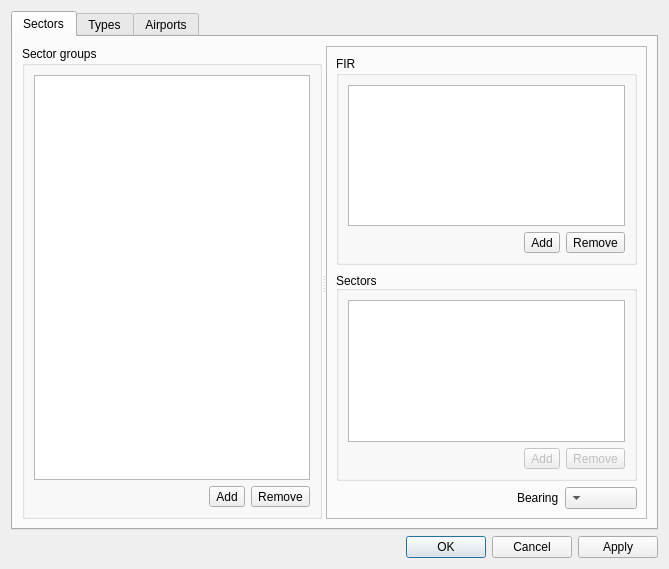
<?xml version="1.0" encoding="UTF-8"?>
<ui version="4.0">
 <class>Sectoring</class>
 <widget class="QDialog" name="Sectoring">
  <property name="geometry">
   <rect>
    <x>0</x>
    <y>0</y>
    <width>669</width>
    <height>569</height>
   </rect>
  </property>
  <property name="sizePolicy">
   <sizepolicy hsizetype="Preferred" vsizetype="Preferred">
    <horstretch>0</horstretch>
    <verstretch>0</verstretch>
   </sizepolicy>
  </property>
  <property name="windowTitle">
   <string>Sectoring</string>
  </property>
  <layout class="QVBoxLayout" name="verticalLayout_6">
   <property name="sizeConstraint">
    <enum>QLayout::SetDefaultConstraint</enum>
   </property>
   <item>
    <widget class="QTabWidget" name="tabWidget">
     <property name="sizePolicy">
      <sizepolicy hsizetype="Expanding" vsizetype="Expanding">
       <horstretch>0</horstretch>
       <verstretch>0</verstretch>
      </sizepolicy>
     </property>
     <property name="layoutDirection">
      <enum>Qt::LeftToRight</enum>
     </property>
     <property name="currentIndex">
      <number>0</number>
     </property>
     <property name="elideMode">
      <enum>Qt::ElideNone</enum>
     </property>
     <widget class="QWidget" name="tab">
      <attribute name="title">
       <string>Sectors</string>
      </attribute>
      <layout class="QVBoxLayout" name="verticalLayout_9">
       <item>
        <widget class="QSplitter" name="splitter">
         <property name="orientation">
          <enum>Qt::Horizontal</enum>
         </property>
         <widget class="QGroupBox" name="Sectors">
          <property name="title">
           <string>Sector groups</string>
          </property>
          <layout class="QVBoxLayout" name="verticalLayout">
           <property name="topMargin">
            <number>9</number>
           </property>
           <item>
            <widget class="QTableView" name="SGroupView">
             <property name="selectionMode">
              <enum>QAbstractItemView::SingleSelection</enum>
             </property>
             <property name="selectionBehavior">
              <enum>QAbstractItemView::SelectRows</enum>
             </property>
             <attribute name="horizontalHeaderVisible">
              <bool>false</bool>
             </attribute>
             <attribute name="verticalHeaderVisible">
              <bool>false</bool>
             </attribute>
            </widget>
           </item>
           <item>
            <layout class="QHBoxLayout" name="horizontalLayout">
             <item>
              <spacer name="horizontalSpacer">
               <property name="orientation">
                <enum>Qt::Horizontal</enum>
               </property>
               <property name="sizeHint" stdset="0">
                <size>
                 <width>40</width>
                 <height>20</height>
                </size>
               </property>
              </spacer>
             </item>
             <item>
              <widget class="QToolButton" name="AddSGroup">
               <property name="enabled">
                <bool>true</bool>
               </property>
               <property name="text">
                <string>Add</string>
               </property>
              </widget>
             </item>
             <item>
              <widget class="QToolButton" name="RemoveSGroup">
               <property name="enabled">
                <bool>true</bool>
               </property>
               <property name="text">
                <string>Remove</string>
               </property>
              </widget>
             </item>
            </layout>
           </item>
          </layout>
         </widget>
         <widget class="QFrame" name="frame">
          <property name="layoutDirection">
           <enum>Qt::RightToLeft</enum>
          </property>
          <property name="frameShape">
           <enum>QFrame::StyledPanel</enum>
          </property>
          <property name="frameShadow">
           <enum>QFrame::Raised</enum>
          </property>
          <layout class="QVBoxLayout" name="verticalLayout_8">
           <item>
            <layout class="QHBoxLayout" name="horizontalLayout_6">
             <item>
              <widget class="QGroupBox" name="FirGroupBox">
               <property name="layoutDirection">
                <enum>Qt::LeftToRight</enum>
               </property>
               <property name="title">
                <string>FIR</string>
               </property>
               <layout class="QVBoxLayout" name="verticalLayout_11">
                <item>
                 <widget class="QTableView" name="FirView">
                  <property name="enabled">
                   <bool>true</bool>
                  </property>
                  <property name="editTriggers">
                   <set>QAbstractItemView::DoubleClicked</set>
                  </property>
                  <property name="selectionMode">
                   <enum>QAbstractItemView::SingleSelection</enum>
                  </property>
                  <property name="selectionBehavior">
                   <enum>QAbstractItemView::SelectRows</enum>
                  </property>
                  <attribute name="horizontalHeaderVisible">
                   <bool>false</bool>
                  </attribute>
                  <attribute name="verticalHeaderVisible">
                   <bool>false</bool>
                  </attribute>
                 </widget>
                </item>
                <item>
                 <layout class="QHBoxLayout" name="horizontalLayout_7">
                  <property name="spacing">
                   <number>6</number>
                  </property>
                  <property name="sizeConstraint">
                   <enum>QLayout::SetDefaultConstraint</enum>
                  </property>
                  <property name="leftMargin">
                   <number>0</number>
                  </property>
                  <property name="rightMargin">
                   <number>0</number>
                  </property>
                  <item>
                   <spacer name="horizontalSpacer_5">
                    <property name="orientation">
                     <enum>Qt::Horizontal</enum>
                    </property>
                    <property name="sizeHint" stdset="0">
                     <size>
                      <width>40</width>
                      <height>20</height>
                     </size>
                    </property>
                   </spacer>
                  </item>
                  <item>
                   <widget class="QToolButton" name="AddFir">
                    <property name="text">
                     <string>Add</string>
                    </property>
                   </widget>
                  </item>
                  <item>
                   <widget class="QToolButton" name="RemoveFir">
                    <property name="text">
                     <string>Remove</string>
                    </property>
                   </widget>
                  </item>
                 </layout>
                </item>
               </layout>
              </widget>
             </item>
            </layout>
           </item>
           <item>
            <layout class="QHBoxLayout" name="horizontalLayout_5" stretch="0">
             <item>
              <widget class="QGroupBox" name="Settings">
               <property name="layoutDirection">
                <enum>Qt::LeftToRight</enum>
               </property>
               <property name="title">
                <string>Sectors</string>
               </property>
               <property name="alignment">
                <set>Qt::AlignBottom|Qt::AlignLeading|Qt::AlignLeft</set>
               </property>
               <layout class="QVBoxLayout" name="verticalLayout_3">
                <property name="topMargin">
                 <number>9</number>
                </property>
                <item>
                 <widget class="QTableView" name="SectorView">
                  <property name="editTriggers">
                   <set>QAbstractItemView::DoubleClicked</set>
                  </property>
                  <property name="selectionMode">
                   <enum>QAbstractItemView::SingleSelection</enum>
                  </property>
                  <property name="selectionBehavior">
                   <enum>QAbstractItemView::SelectRows</enum>
                  </property>
                  <attribute name="verticalHeaderVisible">
                   <bool>false</bool>
                  </attribute>
                 </widget>
                </item>
                <item>
                 <layout class="QHBoxLayout" name="horizontalLayout_2">
                  <item>
                   <spacer name="horizontalSpacer_3">
                    <property name="orientation">
                     <enum>Qt::Horizontal</enum>
                    </property>
                    <property name="sizeHint" stdset="0">
                     <size>
                      <width>40</width>
                      <height>20</height>
                     </size>
                    </property>
                   </spacer>
                  </item>
                  <item>
                   <widget class="QToolButton" name="AddSector">
                    <property name="enabled">
                     <bool>false</bool>
                    </property>
                    <property name="text">
                     <string>Add</string>
                    </property>
                   </widget>
                  </item>
                  <item>
                   <widget class="QToolButton" name="RemoveSector">
                    <property name="enabled">
                     <bool>false</bool>
                    </property>
                    <property name="text">
                     <string>Remove</string>
                    </property>
                   </widget>
                  </item>
                 </layout>
                </item>
               </layout>
              </widget>
             </item>
            </layout>
           </item>
           <item>
            <layout class="QHBoxLayout" name="horizontalLayout_9">
             <item>
              <widget class="CheckComboBox" name="bearing">
               <property name="duplicatesEnabled">
                <bool>true</bool>
               </property>
              </widget>
             </item>
             <item>
              <widget class="QLabel" name="label">
               <property name="text">
                <string>Bearing</string>
               </property>
              </widget>
             </item>
             <item>
              <spacer name="horizontalSpacer_6">
               <property name="orientation">
                <enum>Qt::Horizontal</enum>
               </property>
               <property name="sizeHint" stdset="0">
                <size>
                 <width>40</width>
                 <height>20</height>
                </size>
               </property>
              </spacer>
             </item>
            </layout>
           </item>
          </layout>
         </widget>
        </widget>
       </item>
      </layout>
     </widget>
     <widget class="QWidget" name="tab_2">
      <attribute name="title">
       <string>Types</string>
      </attribute>
      <layout class="QVBoxLayout" name="verticalLayout_7">
       <item>
        <widget class="QSplitter" name="splitter_2">
         <property name="orientation">
          <enum>Qt::Horizontal</enum>
         </property>
         <widget class="QGroupBox" name="groupBox_2">
          <property name="title">
           <string>Types</string>
          </property>
          <layout class="QVBoxLayout" name="verticalLayout_2">
           <item>
            <widget class="QTableView" name="TypeView">
             <property name="selectionMode">
              <enum>QAbstractItemView::SingleSelection</enum>
             </property>
             <property name="selectionBehavior">
              <enum>QAbstractItemView::SelectRows</enum>
             </property>
             <attribute name="horizontalHeaderVisible">
              <bool>false</bool>
             </attribute>
            </widget>
           </item>
           <item>
            <layout class="QHBoxLayout" name="horizontalLayout_4">
             <item>
              <spacer name="horizontalSpacer_2">
               <property name="orientation">
                <enum>Qt::Horizontal</enum>
               </property>
               <property name="sizeHint" stdset="0">
                <size>
                 <width>40</width>
                 <height>20</height>
                </size>
               </property>
              </spacer>
             </item>
             <item>
              <widget class="QToolButton" name="AddType">
               <property name="enabled">
                <bool>true</bool>
               </property>
               <property name="text">
                <string>Add</string>
               </property>
              </widget>
             </item>
             <item>
              <widget class="QToolButton" name="RemoveType">
               <property name="enabled">
                <bool>true</bool>
               </property>
               <property name="text">
                <string>Remove</string>
               </property>
              </widget>
             </item>
            </layout>
           </item>
          </layout>
         </widget>
         <widget class="QGroupBox" name="groupBox_3">
          <property name="title">
           <string>Privileges</string>
          </property>
          <layout class="QVBoxLayout" name="verticalLayout_5">
           <item>
            <widget class="QTreeView" name="PrivilegeView">
             <property name="editTriggers">
              <set>QAbstractItemView::NoEditTriggers</set>
             </property>
            </widget>
           </item>
           <item>
            <widget class="QCheckBox" name="AllowCheck">
             <property name="enabled">
              <bool>false</bool>
             </property>
             <property name="text">
              <string>allowed</string>
             </property>
            </widget>
           </item>
          </layout>
         </widget>
        </widget>
       </item>
      </layout>
     </widget>
     <widget class="QWidget" name="tab_3">
      <property name="enabled">
       <bool>false</bool>
      </property>
      <attribute name="title">
       <string>Airports</string>
      </attribute>
      <layout class="QVBoxLayout" name="verticalLayout_10">
       <item>
        <widget class="QSplitter" name="splitter_3">
         <property name="orientation">
          <enum>Qt::Horizontal</enum>
         </property>
         <widget class="QGroupBox" name="Airports">
          <property name="title">
           <string>Airports</string>
          </property>
          <layout class="QVBoxLayout" name="verticalLayout_4">
           <item>
            <widget class="QTableView" name="airportView"/>
           </item>
           <item>
            <layout class="QHBoxLayout" name="horizontalLayout_3">
             <item>
              <widget class="QCheckBox" name="cbAirportAllowed">
               <property name="text">
                <string>allowed</string>
               </property>
              </widget>
             </item>
             <item>
              <spacer name="horizontalSpacer_4">
               <property name="orientation">
                <enum>Qt::Horizontal</enum>
               </property>
               <property name="sizeHint" stdset="0">
                <size>
                 <width>40</width>
                 <height>20</height>
                </size>
               </property>
              </spacer>
             </item>
            </layout>
           </item>
          </layout>
         </widget>
        </widget>
       </item>
      </layout>
     </widget>
    </widget>
   </item>
   <item>
    <widget class="QDialogButtonBox" name="ButtonBox">
     <property name="orientation">
      <enum>Qt::Horizontal</enum>
     </property>
     <property name="standardButtons">
      <set>QDialogButtonBox::Apply|QDialogButtonBox::Cancel|QDialogButtonBox::Ok</set>
     </property>
    </widget>
   </item>
  </layout>
 </widget>
 <customwidgets>
  <customwidget>
   <class>CheckComboBox</class>
   <extends>QComboBox</extends>
   <header>CheckComboBox.h</header>
  </customwidget>
 </customwidgets>
 <tabstops>
  <tabstop>AddSGroup</tabstop>
  <tabstop>RemoveSGroup</tabstop>
  <tabstop>TypeView</tabstop>
  <tabstop>AddType</tabstop>
  <tabstop>RemoveType</tabstop>
  <tabstop>PrivilegeView</tabstop>
  <tabstop>ButtonBox</tabstop>
 </tabstops>
 <resources/>
 <connections>
  <connection>
   <sender>ButtonBox</sender>
   <signal>accepted()</signal>
   <receiver>Sectoring</receiver>
   <slot>accept()</slot>
   <hints>
    <hint type="sourcelabel">
     <x>183</x>
     <y>562</y>
    </hint>
    <hint type="destinationlabel">
     <x>157</x>
     <y>274</y>
    </hint>
   </hints>
  </connection>
  <connection>
   <sender>ButtonBox</sender>
   <signal>rejected()</signal>
   <receiver>Sectoring</receiver>
   <slot>reject()</slot>
   <hints>
    <hint type="sourcelabel">
     <x>183</x>
     <y>562</y>
    </hint>
    <hint type="destinationlabel">
     <x>286</x>
     <y>274</y>
    </hint>
   </hints>
  </connection>
  <connection>
   <sender>AddSGroup</sender>
   <signal>clicked()</signal>
   <receiver>Sectoring</receiver>
   <slot>OnAddSGroup()</slot>
   <hints>
    <hint type="sourcelabel">
     <x>233</x>
     <y>505</y>
    </hint>
    <hint type="destinationlabel">
     <x>4</x>
     <y>386</y>
    </hint>
   </hints>
  </connection>
  <connection>
   <sender>RemoveSGroup</sender>
   <signal>clicked()</signal>
   <receiver>Sectoring</receiver>
   <slot>OnRemoveSGroup()</slot>
   <hints>
    <hint type="sourcelabel">
     <x>314</x>
     <y>505</y>
    </hint>
    <hint type="destinationlabel">
     <x>4</x>
     <y>425</y>
    </hint>
   </hints>
  </connection>
  <connection>
   <sender>ButtonBox</sender>
   <signal>clicked(QAbstractButton*)</signal>
   <receiver>Sectoring</receiver>
   <slot>OnOperButton(QAbstractButton*)</slot>
   <hints>
    <hint type="sourcelabel">
     <x>307</x>
     <y>562</y>
    </hint>
    <hint type="destinationlabel">
     <x>549</x>
     <y>379</y>
    </hint>
   </hints>
  </connection>
  <connection>
   <sender>AddSector</sender>
   <signal>clicked()</signal>
   <receiver>Sectoring</receiver>
   <slot>OnAddSector()</slot>
   <hints>
    <hint type="sourcelabel">
     <x>553</x>
     <y>458</y>
    </hint>
    <hint type="destinationlabel">
     <x>550</x>
     <y>335</y>
    </hint>
   </hints>
  </connection>
  <connection>
   <sender>RemoveSector</sender>
   <signal>clicked()</signal>
   <receiver>Sectoring</receiver>
   <slot>OnRemoveSector()</slot>
   <hints>
    <hint type="sourcelabel">
     <x>634</x>
     <y>458</y>
    </hint>
    <hint type="destinationlabel">
     <x>553</x>
     <y>420</y>
    </hint>
   </hints>
  </connection>
  <connection>
   <sender>AddType</sender>
   <signal>clicked()</signal>
   <receiver>Sectoring</receiver>
   <slot>OnAddType()</slot>
   <hints>
    <hint type="sourcelabel">
     <x>243</x>
     <y>505</y>
    </hint>
    <hint type="destinationlabel">
     <x>4</x>
     <y>369</y>
    </hint>
   </hints>
  </connection>
  <connection>
   <sender>RemoveType</sender>
   <signal>clicked()</signal>
   <receiver>Sectoring</receiver>
   <slot>OnRemoveType()</slot>
   <hints>
    <hint type="sourcelabel">
     <x>324</x>
     <y>505</y>
    </hint>
    <hint type="destinationlabel">
     <x>-2</x>
     <y>415</y>
    </hint>
   </hints>
  </connection>
  <connection>
   <sender>AllowCheck</sender>
   <signal>stateChanged(int)</signal>
   <receiver>Sectoring</receiver>
   <slot>OnAllow(int)</slot>
   <hints>
    <hint type="sourcelabel">
     <x>644</x>
     <y>506</y>
    </hint>
    <hint type="destinationlabel">
     <x>550</x>
     <y>445</y>
    </hint>
   </hints>
  </connection>
 </connections>
 <slots>
  <slot>OnAddSGroup()</slot>
  <slot>OnRemoveSGroup()</slot>
  <slot>OnOperButton(QAbstractButton*)</slot>
  <slot>OnAddSector()</slot>
  <slot>OnRemoveSector()</slot>
  <slot>OnAddType()</slot>
  <slot>OnRemoveType()</slot>
  <slot>OnAllow(int)</slot>
  <slot>OnMainFIR(int)</slot>
 </slots>
</ui>
